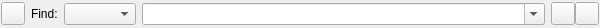
<?xml version="1.0" encoding="UTF-8"?>
<ui version="4.0">
 <class>HexEditSearchWidget</class>
 <widget class="QWidget" name="HexEditSearchWidget">
  <property name="geometry">
   <rect>
    <x>0</x>
    <y>0</y>
    <width>600</width>
    <height>28</height>
   </rect>
  </property>
  <property name="sizePolicy">
   <sizepolicy hsizetype="MinimumExpanding" vsizetype="Preferred">
    <horstretch>0</horstretch>
    <verstretch>0</verstretch>
   </sizepolicy>
  </property>
  <property name="windowTitle">
   <string>Find</string>
  </property>
  <layout class="QHBoxLayout" name="horizontalLayout_2">
   <property name="leftMargin">
    <number>1</number>
   </property>
   <property name="topMargin">
    <number>1</number>
   </property>
   <property name="rightMargin">
    <number>1</number>
   </property>
   <property name="bottomMargin">
    <number>1</number>
   </property>
   <item>
    <widget class="QToolButton" name="closeButton">
     <property name="toolTip">
      <string>Press to close the window</string>
     </property>
     <property name="text">
      <string/>
     </property>
    </widget>
   </item>
   <item>
    <widget class="QLabel" name="label">
     <property name="text">
      <string>Find:</string>
     </property>
    </widget>
   </item>
   <item>
    <widget class="QComboBox" name="findFormatCombo">
     <property name="toolTip">
      <string>Select the data format of the find data field</string>
     </property>
    </widget>
   </item>
   <item>
    <widget class="QComboBox" name="findtextCombo">
     <property name="sizePolicy">
      <sizepolicy hsizetype="Expanding" vsizetype="Fixed">
       <horstretch>0</horstretch>
       <verstretch>0</verstretch>
      </sizepolicy>
     </property>
     <property name="minimumSize">
      <size>
       <width>300</width>
       <height>0</height>
      </size>
     </property>
     <property name="editable">
      <bool>true</bool>
     </property>
     <property name="insertPolicy">
      <enum>QComboBox::InsertAtTop</enum>
     </property>
     <property name="duplicatesEnabled">
      <bool>false</bool>
     </property>
    </widget>
   </item>
   <item>
    <layout class="QHBoxLayout" name="horizontalLayout">
     <property name="spacing">
      <number>0</number>
     </property>
     <item>
      <widget class="QToolButton" name="findPrevButton">
       <property name="toolTip">
        <string>Press to find the previous occurrence</string>
       </property>
      </widget>
     </item>
     <item>
      <widget class="QToolButton" name="findNextButton">
       <property name="toolTip">
        <string>Press to find the next occurrence</string>
       </property>
      </widget>
     </item>
    </layout>
   </item>
  </layout>
 </widget>
 <tabstops>
  <tabstop>findFormatCombo</tabstop>
  <tabstop>findtextCombo</tabstop>
  <tabstop>findPrevButton</tabstop>
  <tabstop>findNextButton</tabstop>
  <tabstop>closeButton</tabstop>
 </tabstops>
 <resources/>
 <connections/>
</ui>
